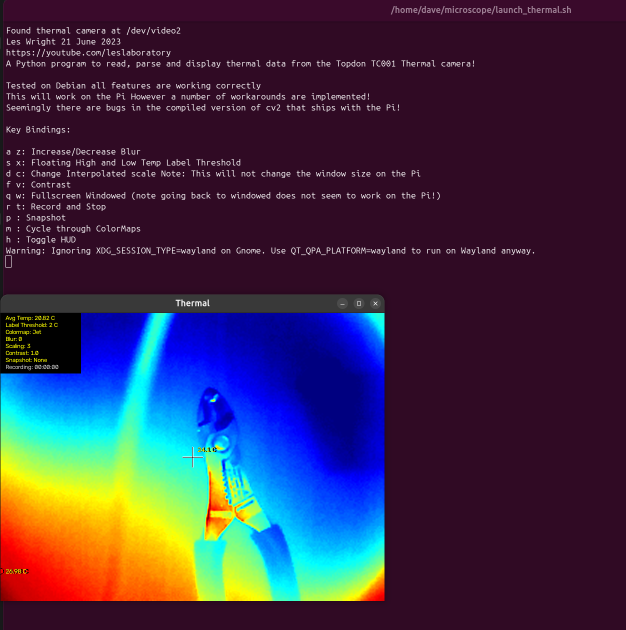
#> input picture img/image.png, 1251 x 1259 px, given in place of the camera (shown at 1/2 size)
$ python tc001v4.2.py
#> lines starting #> are read from the running program, lines starting #| are printed output that depends on the picture
#!/usr/bin/env python3
'''
Les Wright 21 June 2023
https://youtube.com/leslaboratory
A Python program to read, parse and display thermal data from the Topdon TC001 Thermal camera!
'''
print('Les Wright 21 June 2023')
print('https://youtube.com/leslaboratory')
print('A Python program to read, parse and display thermal data from the Topdon TC001 Thermal camera!')
print('')
print('Tested on Debian all features are working correctly')
print('This will work on the Pi However a number of workarounds are implemented!')
print('Seemingly there are bugs in the compiled version of cv2 that ships with the Pi!')
print('')
print('Key Bindings:')
print('')
print('a z: Increase/Decrease Blur')
print('s x: Floating High and Low Temp Label Threshold')
print('d c: Change Interpolated scale Note: This will not change the window size on the Pi')
print('f v: Contrast')
print('q w: Fullscreen Windowed (note going back to windowed does not seem to work on the Pi!)')
print('r t: Record and Stop')
print('p : Snapshot')
print('m : Cycle through ColorMaps')
print('h : Toggle HUD')

import cv2
import numpy as np
import argparse
import time
import io

#We need to know if we are running on the Pi, because openCV behaves a little oddly on all the builds!
#https://raspberrypi.stackexchange.com/questions/5100/detect-that-a-python-program-is-running-on-the-pi
def is_raspberrypi():
    try:
        with io.open('/sys/firmware/devicetree/base/model', 'r') as m:
            if 'raspberry pi' in m.read().lower(): return True
    except Exception: pass
    return False

isPi = is_raspberrypi()

parser = argparse.ArgumentParser()
parser.add_argument("--device", type=int, default=0, help="Video Device number e.g. 0, use v4l2-ctl --list-devices")
args = parser.parse_args()

if args.device:
	dev = args.device
else:
	dev = 0

#init video
cap = cv2.VideoCapture('/dev/video'+str(dev), cv2.CAP_V4L)
#cap = cv2.VideoCapture(0)
#pull in the video but do NOT automatically convert to RGB, else it breaks the temperature data!
#https://stackoverflow.com/questions/63108721/opencv-setting-videocap-property-to-cap-prop-convert-rgb-generates-weird-boolean
if isPi == True:
	cap.set(cv2.CAP_PROP_CONVERT_RGB, 0.0)
else:
	cap.set(cv2.CAP_PROP_CONVERT_RGB, 0)

#256x192 General settings
width = 256 #Sensor width
height = 192 #sensor height
scale = 3 #scale multiplier
newWidth = width*scale
newHeight = height*scale
alpha = 1.0 # Contrast control (1.0-3.0)
colormap = 0
font=cv2.FONT_HERSHEY_SIMPLEX
dispFullscreen = False
cv2.namedWindow('Thermal',cv2.WINDOW_GUI_NORMAL)
cv2.resizeWindow('Thermal', newWidth,newHeight)
rad = 0 #blur radius
threshold = 2
hud = True
recording = False
elapsed = "00:00:00"
snaptime = "None"

def rec():
	now = time.strftime("%Y%m%d--%H%M%S")
	#do NOT use mp4 here, it is flakey!
	videoOut = cv2.VideoWriter(now+'output.avi', cv2.VideoWriter_fourcc(*'XVID'),25, (newWidth,newHeight))
	return(videoOut)

def snapshot(heatmap):
	#I would put colons in here, but it Win throws a fit if you try and open them!
	now = time.strftime("%Y%m%d-%H%M%S")
	snaptime = time.strftime("%H:%M:%S")
	cv2.imwrite("TC001"+now+".png", heatmap)
	return snaptime


while(cap.isOpened()):
	# Capture frame-by-frame
	ret, frame = cap.read()
#> frame is the input picture: shape (1259, 1251, 3); mean B, G, R 71.8, 46, 59.5
	if ret == True:
		imdata,thdata = np.array_split(frame, 2)
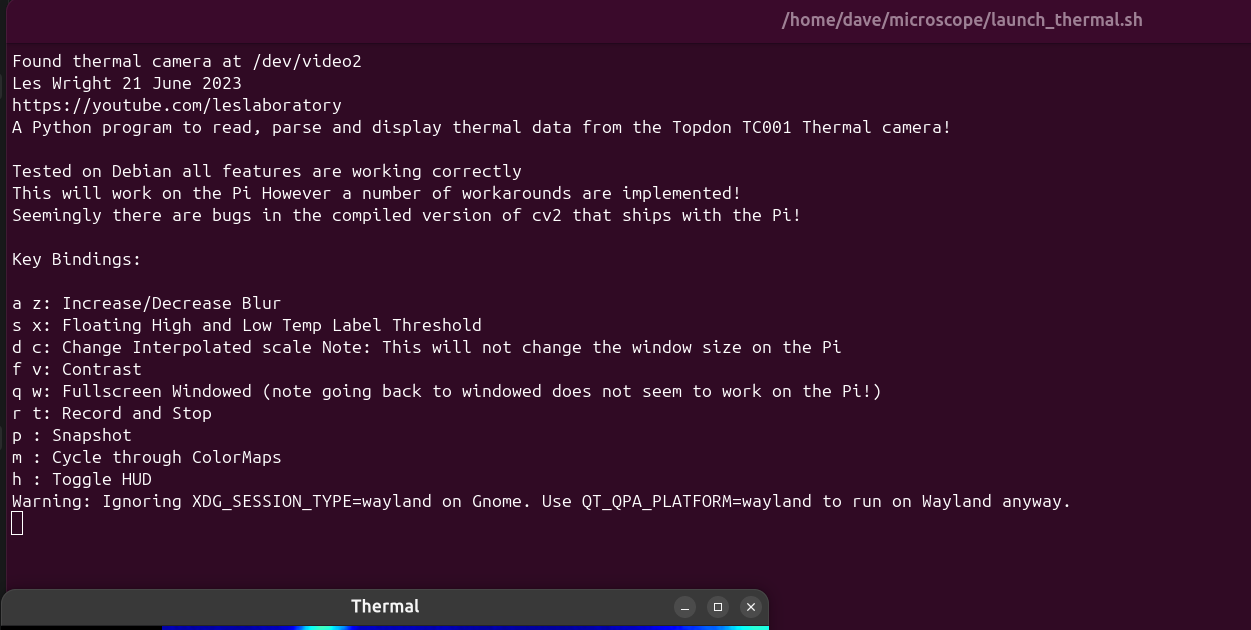
#> imdata: shape (630, 1251, 3); mean B, G, R 43.8, 18.7, 54.5
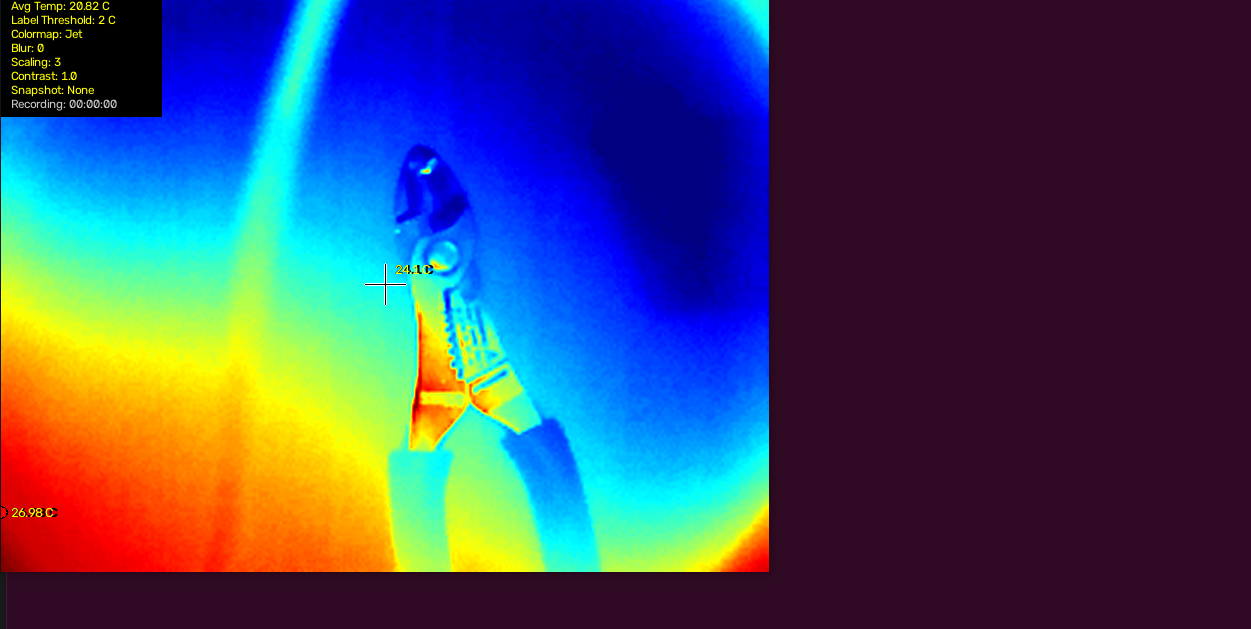
#> thdata: shape (629, 1251, 3); mean B, G, R 99.9, 73.3, 64.5
		#now parse the data from the bottom frame and convert to temp!
		#https://www.eevblog.com/forum/thermal-imaging/infiray-and-their-p2-pro-discussion/200/
		#Huge props to LeoDJ for figuring out how the data is stored and how to compute temp from it.
		#grab data from the center pixel...
		hi = int(thdata[96][128][0])
#> hi = 0
		lo = thdata[96][128][1]
#> lo = 0
		#print(hi,lo)
		lo = int(lo)*256
		rawtemp = hi+lo
#> rawtemp = 0
		#print(rawtemp)
		temp = (rawtemp/64)-273.15
#> temp = -273.1
		temp = round(temp,2)
		#print(temp)
		#break

		#find the max temperature in the frame
		lomax = thdata[...,1].max()
#> lomax = 255
		posmax = thdata[...,1].argmax()
#> posmax = 310
		#since argmax returns a linear index, convert back to row and col
		mcol,mrow = divmod(posmax,width)
#> mcol = 1; mrow = 54
		himax = int(thdata[mcol][mrow][0])
#> himax = 0
		lomax=int(lomax)*256
#> lomax = 65280
		maxtemp = himax+lomax
#> maxtemp = 65280
		maxtemp = (maxtemp/64)-273.15
#> maxtemp = 746.9
		maxtemp = round(maxtemp,2)


		#find the lowest temperature in the frame
		lomin = thdata[...,1].min()
#> lomin = 0
		posmin = thdata[...,1].argmin()
#> posmin = 1
		#since argmax returns a linear index, convert back to row and col
		lcol,lrow = divmod(posmin,width)
#> lcol = 0; lrow = 1
		himin = int(thdata[lcol][lrow][0])
#> himin = 0
		lomin=int(lomin)*256
		mintemp = himin+lomin
#> mintemp = 0
		mintemp = (mintemp/64)-273.15
#> mintemp = -273.1
		mintemp = round(mintemp,2)

		#find the average temperature in the frame
		loavg = thdata[...,1].mean()
#> loavg = 73.27
		hiavg = thdata[...,0].mean()
#> hiavg = 99.88
		loavg=int(loavg)*256
#> loavg = 18688
		avgtemp = loavg+hiavg
#> avgtemp = 18787.9
		avgtemp = (avgtemp/64)-273.15
#> avgtemp = 20.41
		avgtemp = round(avgtemp,2)


		# Convert the real image to RGB
#> (the run stopped early here; a loop or call above may not have finished)

$ run again, on img/keybindings.png
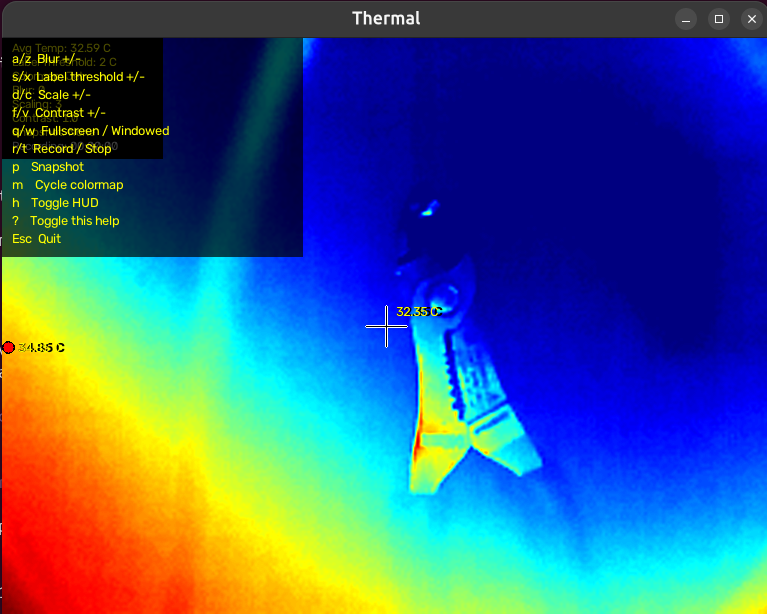
#> input picture img/keybindings.png, 767 x 614 px, given in place of the camera
#> frame is the input picture: shape (614, 767, 3); mean B, G, R 131.1, 92.1, 58.1
#> `imdata,thdata = np.array_split(frame, 2)`:
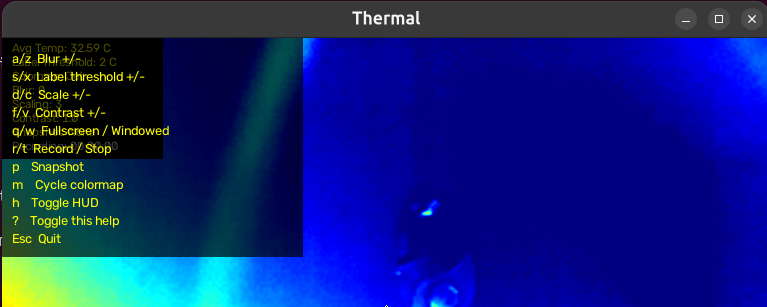
#> imdata: shape (307, 767, 3); mean B, G, R 117.7, 31.8, 14.7
#> `imdata,thdata = np.array_split(frame, 2)`:
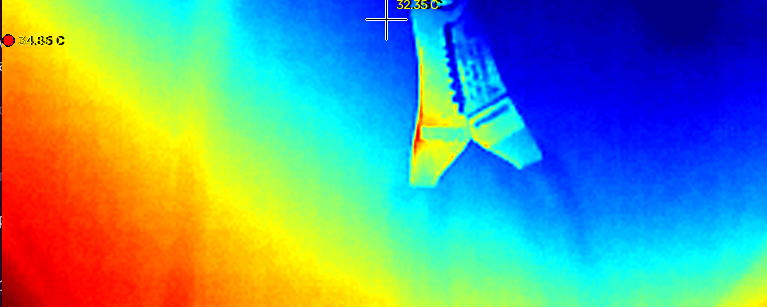
#> thdata: shape (307, 767, 3); mean B, G, R 144.5, 152.4, 101.5
#> hi = 22
#> `lo = thdata[96][128][1]`: lo = 255
#> `lo = int(lo)*256`: lo = 65280
#> rawtemp = 65302
#> temp = 747.2
#> `lomax = thdata[...,1].max()`: lomax = 255
#> posmax = 20
#> mcol = 0; mrow = 20
#> himax = 1
#> `lomax=int(lomax)*256`: lomax = 65280
#> `maxtemp = himax+lomax`: maxtemp = 65281
#> `maxtemp = (maxtemp/64)-273.15`: maxtemp = 746.9
#> lomin = 0
#> posmin = 386
#> lcol = 1; lrow = 130
#> himin = 194
#> `mintemp = (mintemp/64)-273.15`: mintemp = -270.1
#> `loavg = thdata[...,1].mean()`: loavg = 152.4
#> hiavg = 144.5
#> `loavg=int(loavg)*256`: loavg = 38912
#> `avgtemp = loavg+hiavg`: avgtemp = 39056.5
#> `avgtemp = (avgtemp/64)-273.15`: avgtemp = 337.1
